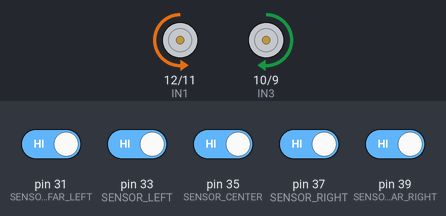
A sketch run on a simulated Arduino Mega 2560, built with avr-gcc and run on an emulated ATmega2560. Shown: motor-driver pin pairs drawn as motors (green arrow = first pin HIGH = forward, orange = second pin HIGH = backward, longer = more drive, scaled by the enable pin). The test bench sets the inputs (shaded band); at power-on: pin 31 (SENSOR_FAR_LEFT), pin 33 (SENSOR_LEFT), pin 35 (SENSOR_CENTER), pin 37 (SENSOR_RIGHT), pin 39 (SENSOR_FAR_RIGHT) HIGH.

Above: at 1.2 s.
1.3 s: pin 33 (SENSOR_LEFT) driven LOW
At 1.6 s:
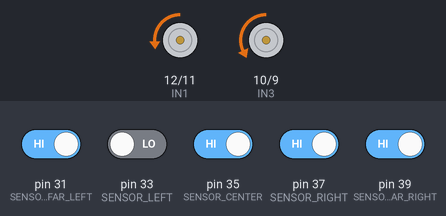
2.8 s: pin 37 (SENSOR_RIGHT) driven LOW
At 4.0 s:
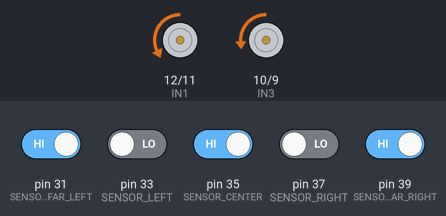
4.3 s: pin 37 (SENSOR_RIGHT) driven HIGH
At 5.1 s:
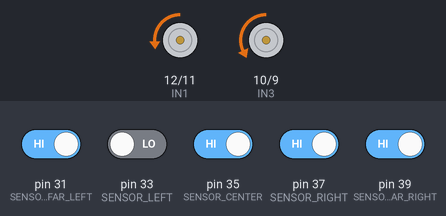
5.8 s: pin 31 (SENSOR_FAR_LEFT) driven LOW
At 6.3 s:
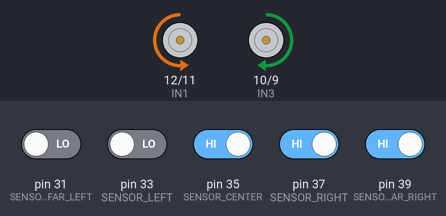
7.3 s: pin 33 (SENSOR_LEFT) driven HIGH and pin 39 (SENSOR_FAR_RIGHT) driven LOW
At 8.6 s:
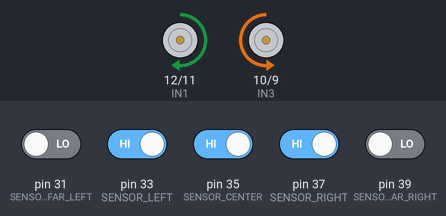
Timing chart, 0 to 9.8 s (numbered marks = the images above; inputs shaded):
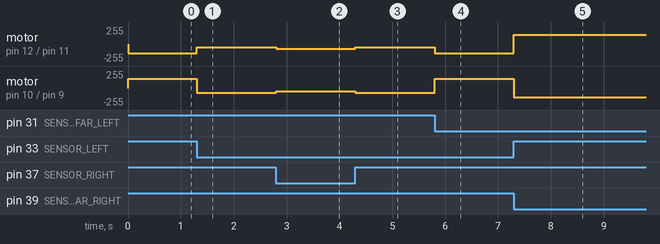

The sketch:

linefollow_AND_discover_Mark1.ino
```cpp
// Global Variables - Motor Control Pins
const int ENA = 13; // PWM pin Left Motor
const int IN1 = 12; // Direction Left Motor
const int IN2 = 11; // Direction Left Motor
const int IN3 = 10; // Direction Right Motor
const int IN4 = 9;  // Direction Right Motor
const int ENB = 8;  // PWM pin Right Motor

// 5-Sensor Pin Layout (0 = Black Line, 1 = White Floor)
const int SENSOR_FAR_LEFT  = 31;
const int SENSOR_LEFT      = 33;
const int SENSOR_CENTER    = 35;
const int SENSOR_RIGHT     = 37;
const int SENSOR_FAR_RIGHT = 39;

// Speed Control
const int CRUISE_SPEED = 70;
const int SHARP_SPEED  = 140;

// Internal Representation of the Track
char pathMemory[100]; // Stores choices: 'L' (Left), 'S' (Straight), 'R' (Right), 'B' (Back/U-turn)
int junctionCount = 0;

// --- MOTOR BASIC MOVEMENTS ---
void forward(int leftSpeed, int rightSpeed) {
  analogWrite(ENA, leftSpeed);
  digitalWrite(IN1, LOW);
  digitalWrite(IN2, HIGH);
  analogWrite(ENB, rightSpeed);
  digitalWrite(IN3, LOW);
  digitalWrite(IN4, HIGH);
}

void spinRight(int speed) {
  analogWrite(ENA, speed);
  digitalWrite(IN1, HIGH);
  digitalWrite(IN2, LOW);
  analogWrite(ENB, speed);
  digitalWrite(IN3, LOW);
  digitalWrite(IN4, HIGH);
}

void spinLeft(int speed) {
  analogWrite(ENA, speed);
  digitalWrite(IN1, LOW);
  digitalWrite(IN2, HIGH);
  analogWrite(ENB, speed);
  digitalWrite(IN3, HIGH);
  digitalWrite(IN4, LOW);
}

void stopRobot() {
  digitalWrite(IN1, LOW);
  digitalWrite(IN2, LOW);
  digitalWrite(IN3, LOW);
  digitalWrite(IN4, LOW);
}

// --- LOGGING FUNCTION ---
void logTrackRepresentation(char action) {
  if (junctionCount < 100) {
    pathMemory[junctionCount] = action;
    junctionCount++;
  }
}

void setup() {
   Serial.begin(9600);
  pinMode(ENA, OUTPUT);
  pinMode(IN1, OUTPUT);
  pinMode(IN2, OUTPUT);
  pinMode(IN3, OUTPUT);
  pinMode(IN4, OUTPUT);
  pinMode(ENB, OUTPUT);

  pinMode(SENSOR_FAR_LEFT, INPUT_PULLUP);
  pinMode(SENSOR_LEFT, INPUT_PULLUP);
  pinMode(SENSOR_CENTER, INPUT_PULLUP);
  pinMode(SENSOR_RIGHT, INPUT_PULLUP);
  pinMode(SENSOR_FAR_RIGHT, INPUT_PULLUP);
}
void printPathFormatted() {
  Serial.print("Path Taken [");
  Serial.print(junctionCount);
  Serial.print("]: ");

  for (int i = 0; i < junctionCount; i++) {
    Serial.print(pathMemory[i]);
    if (i < junctionCount - 1) {
      Serial.print(" -> "); // Visual separation between turns
    }
  }
  Serial.println(); // New line at the end
}
void loop() {
  // 0 = Black Line, 1 = White Floor
  int sFarL = digitalRead(SENSOR_FAR_LEFT);
  int sL    = digitalRead(SENSOR_LEFT);
  int sC    = digitalRead(SENSOR_CENTER);
  int sR    = digitalRead(SENSOR_RIGHT);
  int sFarR = digitalRead(SENSOR_FAR_RIGHT);
// PRIORITY 1: FULL INTERSECTIONS / T-JUNCTIONS
  // Handled entirely on its own at the top level
  if (sFarL == 1 && sL == 1 && sC == 0 && sR == 1 && sFarR == 1) {
    forward(CRUISE_SPEED, CRUISE_SPEED);
  }
  // --- START OF THE BIG ELSE ENCLOSING ALL OTHER CONDITIONS ---
  else {
    if (sFarL == 0 && sL == 0 && sC == 0 && sR == 0 && sFarR == 0) {
     //forward(CRUISE_SPEED, CRUISE_SPEED);
    handleMazeJunction();
  }
    // PRIORITY 2: SHARP BENDS (Hard Pivots)
    else if ((sFarL == 1 && sL == 1 && sC == 0 && sR == 0 && sFarR == 0) || (sFarL == 1 && sL == 1 && sC == 1 && sR == 0 && sFarR == 0) || (sFarL == 1 && sL == 0 && sC == 0 && sR == 0 && sFarR == 0) || (sFarL == 0 && sL == 1 && sC == 1 && sR == 1 && sFarR == 0) ) {

      spinRight(SHARP_SPEED);

    }
    else if ((sFarL == 0 && sL == 0 && sC == 0 && sR == 1 && sFarR == 1) || (sFarL == 0 && sL == 0 && sC == 1 && sR == 1 && sFarR == 1) || (sFarL == 0 && sL == 0 && sC == 0 && sR == 0 && sFarR == 1)) {

      spinLeft(SHARP_SPEED);

    }

    // PRIORITY 3: SLIGHT DRIFT & ADJUSTMENTS (Smooth differential steering)
    else if ((sC == 1 && sR == 0) || (sL == 1 && sC == 0)) {
      forward(CRUISE_SPEED, CRUISE_SPEED / 1.5);
    }
    else if ((sC == 1 && sL == 0) || (sR == 1 && sC == 0)) {
      forward(CRUISE_SPEED / 1.5, CRUISE_SPEED);
    }

    // PRIORITY 4: TRACK CENTERED
     // else if (sC == 1) {
   //   forward(CRUISE_SPEED, CRUISE_SPEED);
   // }

    // PRIORITY 5: TRACK LOST / + JUNCTION
    else if ((sFarL == 1 && sL == 1 && sC == 1 && sR == 1 && sFarR == 1)) {
      spinLeft(SHARP_SPEED);
      //handleDeadEnd();
    }

  } // --- END OF THE BIG ELSE ---
}

// --- MAZE JUNCTION NAVIGATION & INTERNAL REPRESENTATION ---
void handleMazeJunction() {
  //stopRobot();
  //delay(100); // Stabilize

  // Read initial layout choices
  int leftAvailable  = !digitalRead(SENSOR_FAR_LEFT);  // True if black line detected
  int rightAvailable = !digitalRead(SENSOR_FAR_RIGHT); // True if black line detected

  // Inch forward slightly to check if a straight path exists past the crossline
  forward(CRUISE_SPEED, CRUISE_SPEED);
  //delay(80); // Adjust based on chassis speed to overlay the pivot axis on the junction
  //stopRobot();

  int straightAvailable = !digitalRead(SENSOR_CENTER);

  // Apply Left-Hand Rule and log decisions ('L', 'S', 'R') to build internal track map
  if (leftAvailable) {
    logTrackRepresentation('L');
    // Pivot Left until center re-acquires line
    spinLeft(SHARP_SPEED);
  //  while (digitalRead(SENSOR_CENTER) == 1);
  //  stopRobot();
  }
  else if (straightAvailable) {
    logTrackRepresentation('S');
    forward(CRUISE_SPEED, CRUISE_SPEED);
  }
  else if (rightAvailable) {
    logTrackRepresentation('R');
    // Pivot Right until center re-acquires line
    spinRight(SHARP_SPEED);
 //   while (digitalRead(SENSOR_CENTER) == 1);
  //  stopRobot();
   }
}

// --- DEAD END HANDLER ---
void handleDeadEnd() {
 // stopRobot();
 // delay(100);

  logTrackRepresentation('B'); // Log Backtrack/U-Turn action

  // Execute 180-degree pivot until line is found again
  spinLeft(SHARP_SPEED);
 // delay(200); // Give it time to clear the current spot before checking sensor
 // while (digitalRead(SENSOR_CENTER) == 1);
 // stopRobot();
}
```

Measured:
- after the input at 1.3 s, motor on pin 12 (IN1) / pin 11 (IN2): backward 140/255 → backward 46/255 at once; motor on pin 10 (IN3) / pin 9 (IN4): forward 140/255 → backward 70/255 at once
- after the input at 2.8 s, motor on pin 12 (IN1) / pin 11 (IN2): backward 46/255 → backward 70/255 at once; motor on pin 10 (IN3) / pin 9 (IN4): backward 70/255 → backward 46/255 at once
- after the input at 4.3 s, motor on pin 12 (IN1) / pin 11 (IN2): backward 70/255 → backward 46/255 at once; motor on pin 10 (IN3) / pin 9 (IN4): backward 46/255 → backward 70/255 at once
- after the input at 5.8 s, motor on pin 12 (IN1) / pin 11 (IN2): backward 46/255 → backward 140/255 at once; motor on pin 10 (IN3) / pin 9 (IN4): backward 70/255 → forward 140/255 at once
- after the input at 7.3 s, motor on pin 12 (IN1) / pin 11 (IN2): backward 140/255 → forward 140/255 at once; motor on pin 10 (IN3) / pin 9 (IN4): forward 140/255 → backward 140/255 at once
